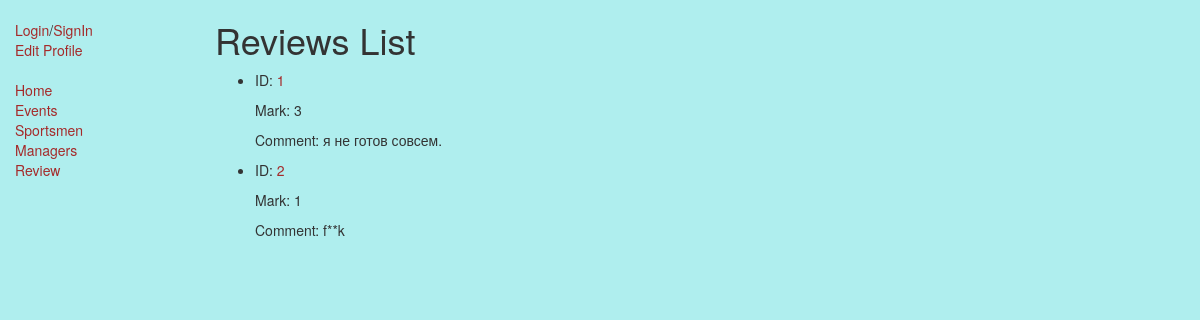
Page /sport_catalog/reviews/ on the committed database.
### sport_catalog/models.py (models this page shows, shortened)
class Review(models.Model):
    reciever =  models.ForeignKey(SportUser,on_delete=models.CASCADE, related_name="rcv")
    sender =  models.ForeignKey(SportUser,on_delete=models.CASCADE, related_name="snd")
    mark = models.IntegerField()
    comment = models.TextField(max_length=500, help_text="Enter review comment")
    reply = models.TextField(max_length=500, help_text="Enter review comment`s reply")
    isActive = models.BooleanField()
    event =  models.ForeignKey(Event, on_delete=models.SET_NULL, null=True, blank=True)
    def get_absolute_url(self):
        return reverse('review-detail', args=[str(self.id)])

### sport_catalog/views.py (the view)
# urls.py: path('reviews/', views.AllReviewsListView.as_view(), name="all_reviews" ),
class AllReviewsListView(generic.ListView):
    model = Review

### sport_catalog/templates/sport_catalog/review_list.html (shortened to what this page needs)
{% extends "base_generic.html" %}
{% block content %}
    <h1>Reviews List</h1>
    {% if review_list %}
    <ul>
      {% for event in review_list %}
      <li>
       <p> ID: <a href="{{ event.get_absolute_url }}"> {{ event.id }}</a> </p>
        <p>Mark: {{ event.mark }} </p>
        <p> Comment: {{ event.comment }} </p>
      </li>
      {% endfor %}
    </ul>
    {% else %}
      <p>There are no events</p>
    {% endif %}
{% endblock %}

### static/css/styles.css (style rules this page uses)
body { background-color: paleturquoise; }
a { color:brown; }

### rows in the picture
Review: id "1", mark "3", comment "я не готов совсем."
Review: id "2", mark "1", comment "f**k"
